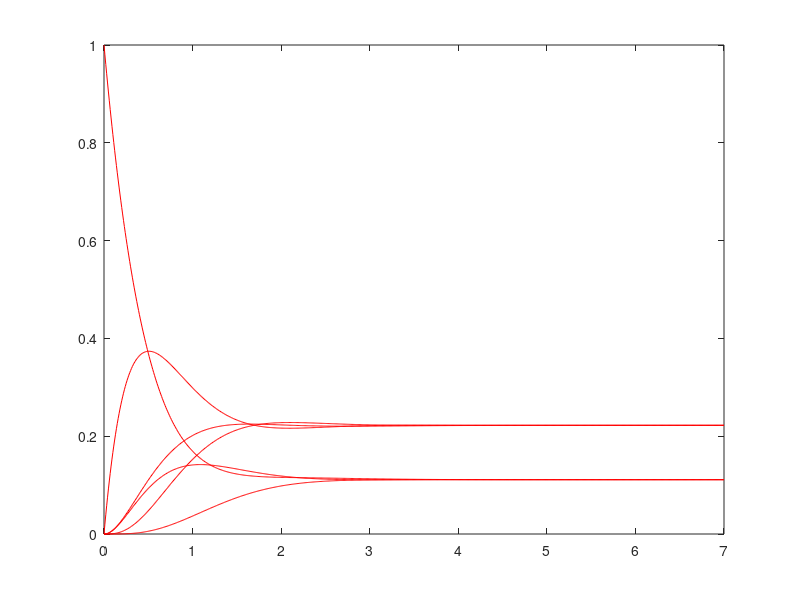

MATLAB code to generate this figure:
mu=1;
lambda=1;
%A=[[-2*lambda,0,2*lambda,0,0,0];[2*mu,-(2*lambda+2*mu),0,0,2*lambda,0];[0,0,-(2*lambda+2*mu),2*lambda,0,2*lambda];[0,4*lambda,0,-4*lambda,0,0];[0,0,4*mu,0,-4*mu,0];[0,4*mu,0,0,0,-4*mu]];
A=[[-lambda,0,lambda,0,0,0];[mu,-(lambda+mu),0,0,lambda,0];[0,0,-(lambda+mu),mu,0,lambda];[0,2*lambda,0,-2*lambda,0,0];[0,0,2*mu,0,-2*mu,0];[0,2*mu,0,0,0,-2*mu]];
T=7;
dt= .01;
time_vect=0:dt:T;
ntimes=length(time_vect);

P=zeros(ntimes,6);
P(1,:)=[0,0,0,1,0,0];

for k=2:ntimes
    P(k,:)=P(k-1,:)+dt*P(k-1,:)*A;
end

figure;

plot(time_vect,P(:,1),'r');
hold on
plot(time_vect,P(:,2),'r');
plot(time_vect,P(:,3),'r');
plot(time_vect,P(:,4),'r');
plot(time_vect,P(:,5),'r');
plot(time_vect,P(:,6),'r');
%plot(P(:,1)+P(:,2)+P(:,3)+P(:,4)+P(:,5)+P(:,6));